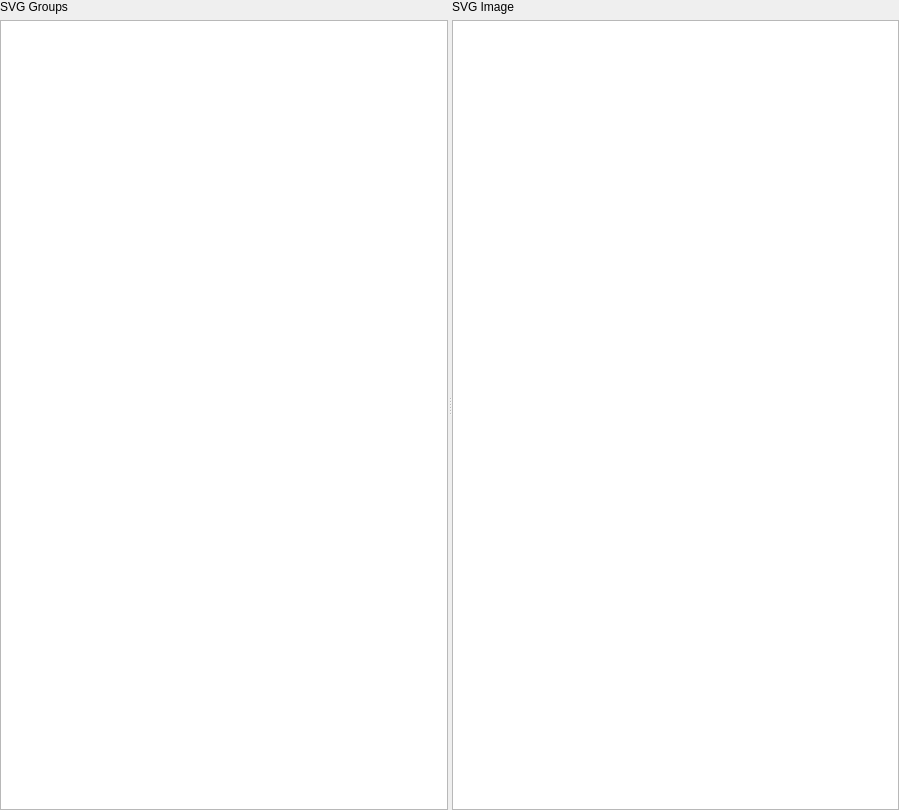
<?xml version="1.0" encoding="UTF-8"?>
<ui version="4.0">
 <class>QgsSvgBrowserWidget</class>
 <widget class="QWidget" name="QgsSvgBrowserWidget">
  <property name="geometry">
   <rect>
    <x>0</x>
    <y>0</y>
    <width>899</width>
    <height>810</height>
   </rect>
  </property>
  <property name="windowTitle">
   <string>Form</string>
  </property>
  <layout class="QGridLayout" name="gridLayout">
   <property name="leftMargin">
    <number>0</number>
   </property>
   <property name="topMargin">
    <number>0</number>
   </property>
   <property name="rightMargin">
    <number>0</number>
   </property>
   <property name="bottomMargin">
    <number>0</number>
   </property>
   <item row="0" column="0">
    <widget class="QSplitter" name="splitter">
     <property name="orientation">
      <enum>Qt::Horizontal</enum>
     </property>
     <widget class="QWidget" name="layoutWidget">
      <layout class="QVBoxLayout" name="verticalLayout_3">
       <item>
        <widget class="QLabel" name="label_5">
         <property name="text">
          <string>SVG Groups</string>
         </property>
        </widget>
       </item>
       <item>
        <widget class="QTreeView" name="viewGroups">
         <property name="sizePolicy">
          <sizepolicy hsizetype="Expanding" vsizetype="Expanding">
           <horstretch>3</horstretch>
           <verstretch>1</verstretch>
          </sizepolicy>
         </property>
        </widget>
       </item>
      </layout>
     </widget>
     <widget class="QWidget" name="layoutWidget1">
      <layout class="QVBoxLayout" name="verticalLayout_2">
       <item>
        <widget class="QLabel" name="label">
         <property name="text">
          <string>SVG Image</string>
         </property>
        </widget>
       </item>
       <item>
        <widget class="QListView" name="viewImages">
         <property name="sizePolicy">
          <sizepolicy hsizetype="Expanding" vsizetype="Expanding">
           <horstretch>5</horstretch>
           <verstretch>1</verstretch>
          </sizepolicy>
         </property>
         <property name="minimumSize">
          <size>
           <width>0</width>
           <height>250</height>
          </size>
         </property>
         <property name="editTriggers">
          <set>QAbstractItemView::NoEditTriggers</set>
         </property>
         <property name="iconSize">
          <size>
           <width>32</width>
           <height>32</height>
          </size>
         </property>
         <property name="movement">
          <enum>QListView::Static</enum>
         </property>
         <property name="resizeMode">
          <enum>QListView::Adjust</enum>
         </property>
         <property name="layoutMode">
          <enum>QListView::Batched</enum>
         </property>
         <property name="spacing">
          <number>2</number>
         </property>
         <property name="gridSize">
          <size>
           <width>36</width>
           <height>36</height>
          </size>
         </property>
         <property name="viewMode">
          <enum>QListView::IconMode</enum>
         </property>
         <property name="uniformItemSizes">
          <bool>true</bool>
         </property>
         <property name="wordWrap">
          <bool>true</bool>
         </property>
        </widget>
       </item>
      </layout>
     </widget>
    </widget>
   </item>
  </layout>
 </widget>
 <resources/>
 <connections/>
</ui>
